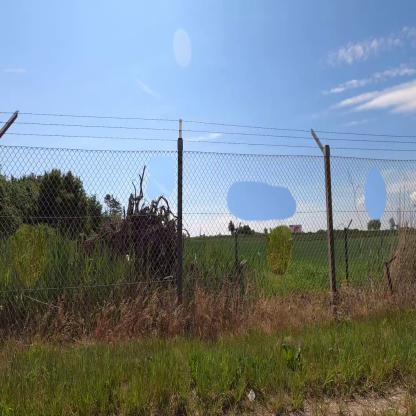
#> input picture vision/assets/gimp_images_01.jpg, 416 x 416 px
$ python -i line_detction.py   (imports and definitions only)
#> lines starting #> are read from the running program, lines starting #| are printed output that depends on the picture
"""
Corner detection for fence inspection
"""


import os
import sys
sys.path.append(os.getcwd())

import time
import cv2
import math
import numpy as np
import matplotlib.pyplot as plt
from PIL import Image


# [29 lines left out: functions parse_arguments, main, not called in this run]


def skeletonize(im:np.array)->np.array:
    """Returns a skeletonized verson of the im.
    Reference: http://felix.abecassis.me/2011/09/opencv-morphological-skeleton/

    Args:
        im (np.array): Input image.

    Returns:
        np.array: Skeletonized image.
    """
    im = im.copy()
    skel = im.copy()
    skel[:, :] = 0
    kernel = cv2.getStructuringElement(cv2.MORPH_CROSS, (3, 3))
    while True:
        eroded = cv2.morphologyEx(im, cv2.MORPH_ERODE, kernel)
        temp = cv2.morphologyEx(eroded, cv2.MORPH_DILATE, kernel)
        temp = cv2.subtract(im, temp)
        skel = cv2.bitwise_or(skel, temp)
        im[:, :] = eroded[:, :]
        if cv2.countNonZero(im) == 0: break
    return skel


class HoughBundler:
    """Clusterize and merget each cluster of cv2.HoughLinesP() output.
    Example of use:
        a = HoughBundler()
        foo = a.process_lines(houghP_lines, binary_image)
    """

    # [173 lines left out: functions get_orientation, distance_point_line, get_distance, checker, merge_lines_pipeline, merge_lines_segments and 1 more, not called in this run]


# [7 lines not run here, left out]

>>> import cv2
>>> picture = cv2.imread('../assets/gimp_images_01.jpg')
#> picture is the input picture: shape (416, 416, 3); mean B, G, R 136.6, 129.4, 115.6
>>> result = skeletonize(picture)
#> in skeletonize, `skel[:, :] = 0`: skel: shape (416, 416, 3); every value is 0
#> the loop in skeletonize, `while True:` made 1 pass
#> pass 1, in skeletonize, `eroded = cv2.morphologyEx(im, cv2.MORPH_ERODE, kernel)`:
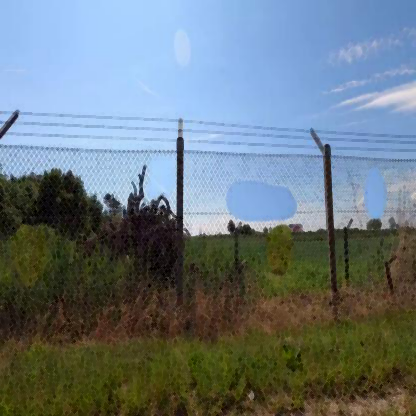
#> eroded: shape (416, 416, 3); mean B, G, R 126.9, 119.7, 105.9
#> pass 1, in skeletonize, `temp = cv2.subtract(im, temp)`:
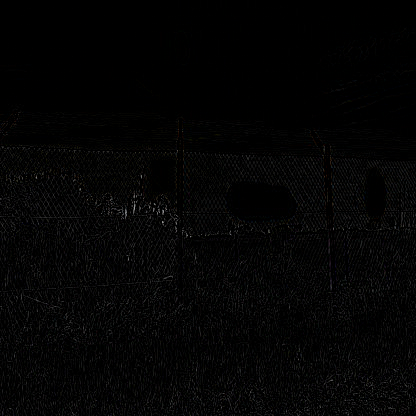
#> temp: shape (416, 416, 3); mean B, G, R 3.9, 4, 4
#> (the run stopped early here; a loop or call above may not have finished)

$ run again, on vision/assets/gimp_images_03.jpg
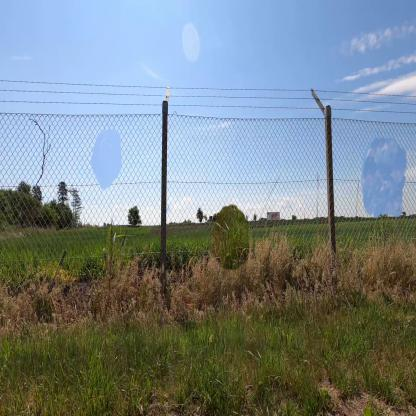
#> input picture vision/assets/gimp_images_03.jpg, 416 x 416 px
#> picture is the input picture: shape (416, 416, 3); mean B, G, R 134.6, 131.5, 119.8
#> skel: shape (416, 416, 3); every value is 0
#> the loop in skeletonize, `while True:` made 1 pass
#> pass 1, in skeletonize, `eroded = cv2.morphologyEx(im, cv2.MORPH_ERODE, kernel)`:
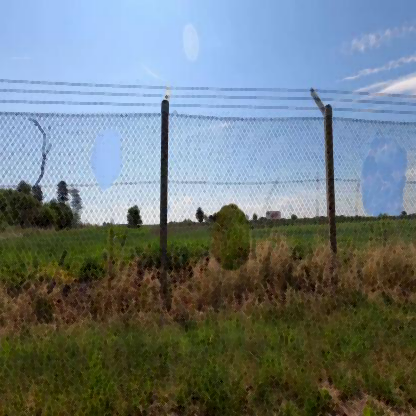
#> eroded: shape (416, 416, 3); mean B, G, R 123.3, 120.1, 108.3
#> pass 1, in skeletonize, `temp = cv2.subtract(im, temp)`:
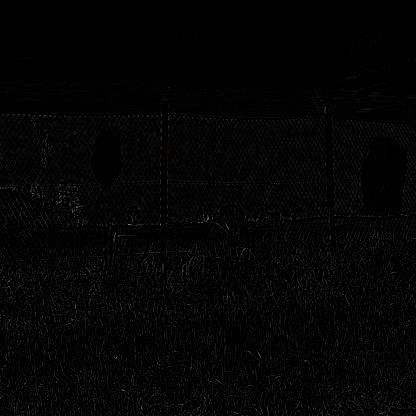
#> temp: shape (416, 416, 3); mean B, G, R 4.3, 4.3, 4.4

$ run again, on vision/assets/real_images_02.jpg
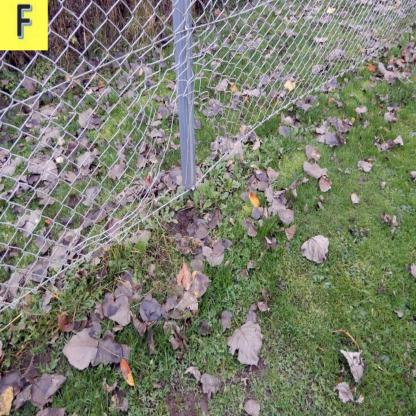
#> input picture vision/assets/real_images_02.jpg, 416 x 416 px
#> picture is the input picture: shape (416, 416, 3); mean B, G, R 109, 126.2, 123
#> skel: shape (416, 416, 3); every value is 0
#> the loop in skeletonize, `while True:` made 1 pass
#> pass 1, in skeletonize, `eroded = cv2.morphologyEx(im, cv2.MORPH_ERODE, kernel)`:
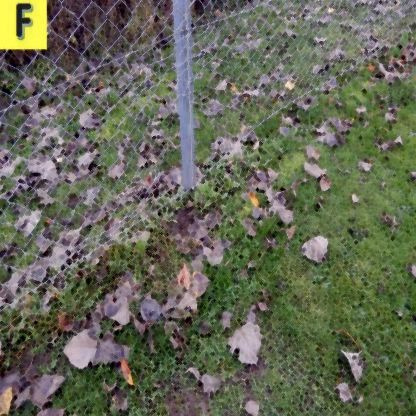
#> eroded: shape (416, 416, 3); mean B, G, R 85.8, 103.4, 100
#> pass 1, in skeletonize, `temp = cv2.subtract(im, temp)`:
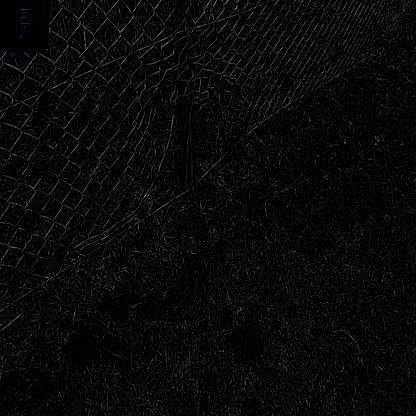
#> temp: shape (416, 416, 3); mean B, G, R 8.5, 8.6, 8.5
